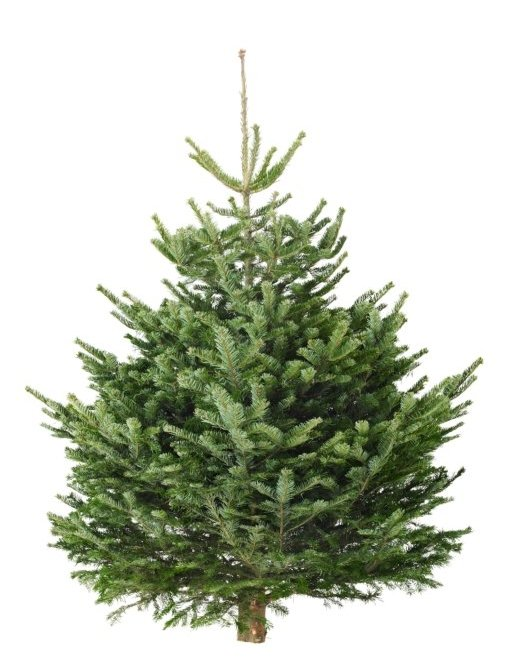
%> input picture ImageJ/macros/Examples/Images/Tree.jpg, 512 x 670 px
$ octave --eval "result = fshow(imread('../ImageJ/macros/Examples/Images/Tree.jpg'));"   (GNU Octave 9; MATLAB toolbox functions it lacks are replaced by stand-ins)
%> lines starting %> are read from the running program, lines starting %| are printed output that depends on the picture; long printed decimals are rounded
### misc/domain.m
function domain(im,slice,imNameString)
% Print range [minimum maximum], mean, standard deviation, variance, maximum-minimum.

%% Default arguments.
if nargin < 2
    slice = 1;
end
if nargin < 3
    imNameString = inputname(1);
end;
%% Main code
im = im(:,:,slice);
if  ~isa(im,'single')
    im     = double(im);
end
imMin  = min(real(im(:)));
imMax  = max(real(im(:)));
imMean = mean(im(:));
imVar  = var(im(:));
imSta  = sqrt(imVar);
%% Print info
fprintf(' %s: Min=%8g, Max=%8g, Mean=%8g, Sta=%8g, Var=%8g Max-Min=%8g\n', ...
    imNameString,imMin,imMax,imMean,imSta,imVar,imMax-imMin);

### misc/fshow.m
function out = fshow(im,slice,epsilon,padding)
%Show logarithm of modulus of Fourier-transformed image 'im'. Mean is
%substracted befor processing. If 'im' is an image stack, slice pick the
%correspondig image out of the stack. 'espilon' removes possible
%singularity when logarithm is taken: log(10^(-epsilon)+abs(fftshift(fft2(im))))

%% Default arguments
if nargin < 2
    slice = 1;
end;
if nargin < 3
    epsilon = 0;
end
if nargin < 4
    padding = 0;
end
%% Pick slice if im is a stack, subtract mean, FT image, take modulus and logarithm.
im = squeeze(im);
%> im is the input picture: size 670x512x3 uint8; mean R, G, B 193.9, 199.7, 184.9
im = im(:,:,slice);
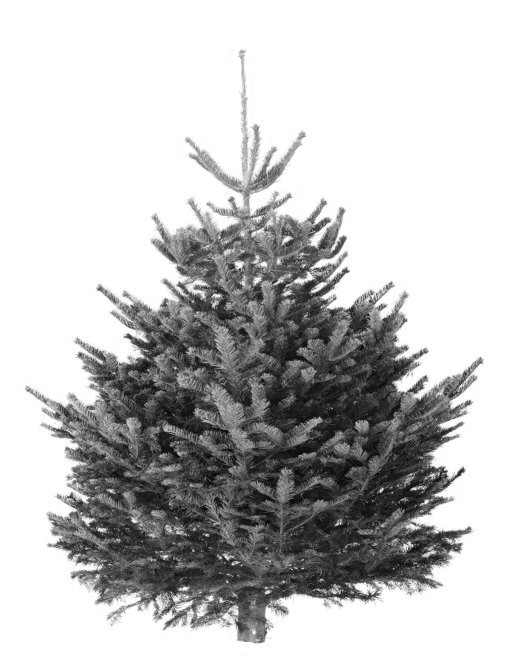
%> im: size 670x512 uint8; min 0, max 255, mean 193.9
im = im - mean(im(:));
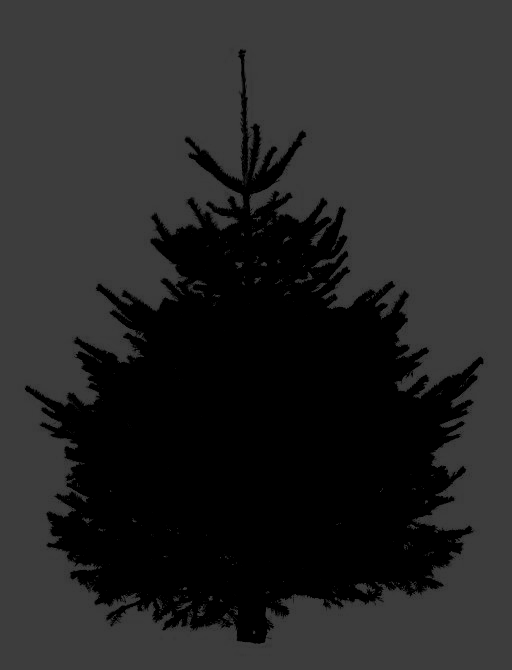
%> im: size 670x512 uint8; min 0, max 61, mean 38.2
if padding > 0
    if mod(size(im,1),2)
        im = im(1:end-1,:);
    end
    if mod(size(im,2),2)
        im = im(:,1:end-1);
    end
    im = padarray(im,size(im)/2,'symmetric','both');
    im = fftshift(fft2(im));
    im = im(1:2:end,1:2:end)+im(2:2:end,1:2:end)+im(1:2:end,2:2:end)+im(2:2:end,2:2:end);
    im = log10(10^(-epsilon)+abs(im));
else
    im = log10(10^(-epsilon)+abs(fftshift(fft2(im))));
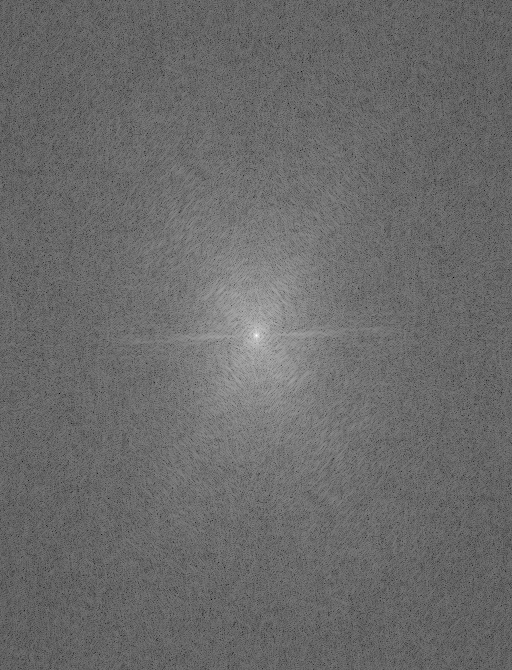
%> im: size 670x512 double; min 0.352, max 7.12, mean 3.19; drawn with min black and max white
end
%% Show logarithm of modulus of FTed image.
domain(im,1,sprintf('log(%g+abs(fftshift(fft2(im))))',10^epsilon))
%> in domain, `imMin  = min(real(im(:)));`: imMin = 0.352
%> in domain, `imMax  = max(real(im(:)));`: imMax = 7.12
%> in domain, `imMean = mean(im(:));`: imMean = 3.19
%> in domain, `imVar  = var(im(:));`: imVar = 0.155
%> in domain, `imSta  = sqrt(imVar);`: imSta = 0.394
%|  log(1+abs(fftshift(fft2(im)))): Min=0.3519, Max= 7.117, Mean= 3.191, Sta=0.3942, Var=0.1554 Max-Min= 6.765
figure
imshow(im,[],'InitialMagnification','fit')
colorbar;
%% output
if nargout == 1
    out = im;
end
